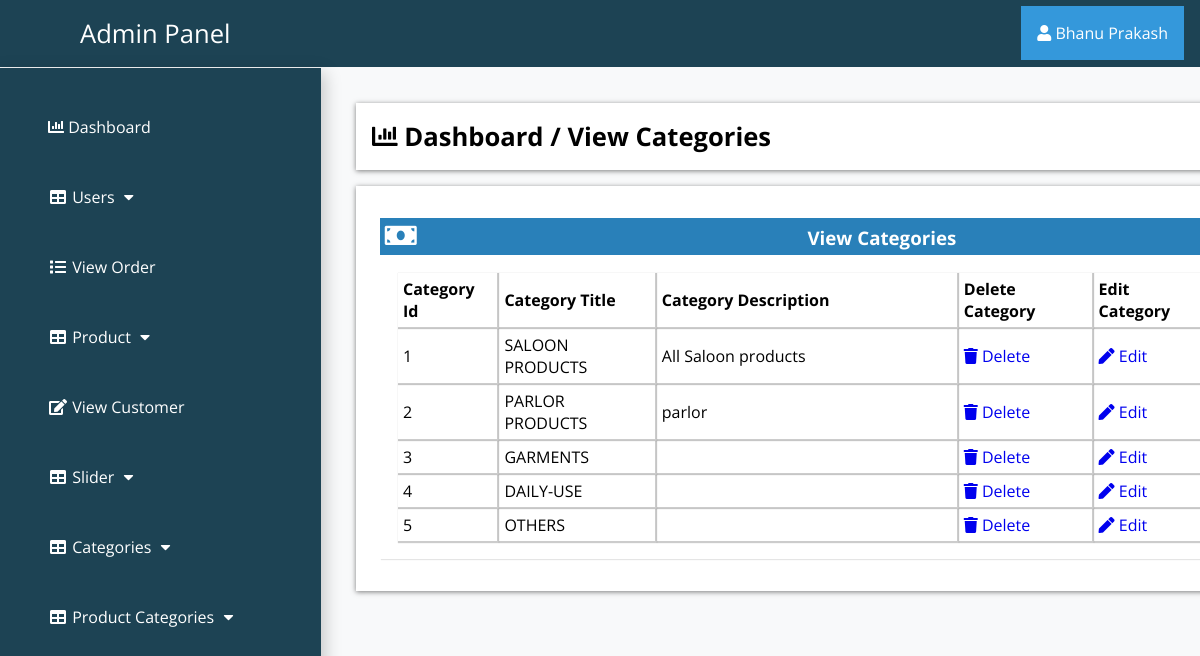
The app's page /admin_area/index.php?view_categories (signed in) with its own data.
### tables this page shows
CREATE TABLE `categories` (
  `cat_id` int(100) NOT NULL,
  `cat_title` text NOT NULL,
  `cat_desc` text NOT NULL
);

### admin_area/view_cat.php (the view)
<?php
if (!isset($_SESSION['admin_email'])) {
	echo "<script>window.open('login.php','_self')</script>";
} else {
?>
	<div class="row">
		<div class="col-lg-12">
			<div class="breadcrump">
				<li class="active">
					<i class="fa fa-bar-chart"></i>
					Dashboard / View Categories
				</li>
			</div>
		</div>
	</div>
	<div class="row">
		<div class="col-lg-12">
			<div class="panel panel-default">
				<div class="panel-heading">
					<h3 class="panel-title">
						<i class="fa fa-money fa-fw"></i>
						View Categories
					</h3>
				</div>
				<div class="panel-body">
					<div class="table-responsive">
						<table class="table table-bordered table-hover table-striped">
							<thead>
								<tr>
									<th>Category Id</th>
									<th>Category Title</th>
									<th>Category Description</th>
									<th>Delete Category</th>
									<th>Edit Category</th>
								</tr>
							</thead>
							<tbody>
								<?php
								$i = 0;
								$get_cats = "select * from categories";
								$run_cats = mysqli_query($con, $get_cats);
								while ($row_cats = mysqli_fetch_array($run_cats)) {
									$cat_id = $row_cats['cat_id'];
									$cat_title = $row_cats['cat_title'];
									$cat_desc = $row_cats['cat_desc'];
									$i++;
								?>
									<tr>
										<td><?php echo $i; ?></td>
										<td><?php echo $cat_title; ?></td>
										<td width="300"><?php echo $cat_desc; ?></td>
										<td>
											<a href="index.php?delete_cat=<?php echo $cat_id; ?>">
												<i class="fa fa-trash"></i> Delete
											</a>
										</td>
										<td>
											<a href="index.php?edit_cat=<?php echo $cat_id; ?>">
												<i class="fa fa-pen"></i> Edit
											</a>
										</td>
									</tr>
								<?php } ?>
							</tbody>
						</table>
					</div>
				</div>
			</div>
		</div>
	<?php } ?>

### admin_area/includes/sidebar.php (shortened to what this page needs)
<?php
if (!isset($_SESSION['admin_email'])) {
  echo "<script>window.open('login.php','_self')</script>";
} else {
?>
  <nav class="navbar-fixed-top">
    <div class="navbar-header">
      <a href="index.php?dashboard" class="navbar-brand"><span>Admin Panel</span></a>
    </div>
    <div class="dropdown">
      <button onclick="myFunction()" class="dropbtn"><i class="fa fa-user"></i> <?php echo $admin_name; ?></a></button>
    </div>
    <div class="collapse navbar-collapse navbar-ex1-collapse">
      <ul class="nav navbar-nav side-nav">
        <li>
          <a href="index.php?dashboard"><i class="fa fa-bar-chart"></i> Dashboard</a>
        </li>
        <li class="button-dropdown">
          <a href="#" class="dropdown-toggle" data-toggle="collapse" data-target="#users"><i class="fa fa-fw fa-table"></i> Users <i class="fa fa-fw fa-caret-down"></i></a>
        </li>
        <li>
          <a href="index.php?view_order">
            <i class="fa fa-fw fa-list"></i> View Order
          </a>
        </li>
        <li class="button-dropdown" id="#products">
          <a href="#" class="dropdown-toggle" data-toggle="collapse" data-target="#products"><i class="fa fa-fw fa-table"></i> Product <i class="fa fa-fw fa-caret-down"></i></a>
        </li>
        <li>
          <a href="index.php?view_customer">
            <i class="fa fa-fw fa-edit"></i> View Customer
          </a>
        </li>
        <li class="button-dropdown">
          <a href="#" class="dropdown-toggle" data-toggle="collapse" data-target="#slider"><i class="fa fa-fw fa-table"></i> Slider <i class="fa fa-fw fa-caret-down"></i></a>
        </li>
        <li class="button-dropdown" id="#category">
          <a href="#" class="dropdown-toggle" data-toggle="collapse" data-target="#category"><i class="fa fa-fw fa-table"></i> Categories <i class="fa fa-fw fa-caret-down"></i></a>
        </li>
        <li class="button-dropdown" id="#products_cat">
          <a href="#" class="dropdown-toggle" data-toggle="collapse" data-target="#products_cat"><i class="fa fa-fw fa-table"></i> Product Categories <i class="fa fa-fw fa-caret-down"></i></a>
        </li>
      </ul>
    </div>
  </nav>
<?php } ?>

### admin_area/css/styles.css (style rules this page uses)
:root { --blue: #2980b9; }
* { font-family: "Open Sans", sans-serif; margin: 0; padding: 0; box-sizing: border-box; text-decoration: none; transition: all 0.2s cubic-bezier(0.37, 1.14, 0.26, 1.24); }
html, body { background-color: rgba(0, 0, 0, 0.1); margin: 0; height: 100vh; overflow: hidden; }
.navbar-fixed-top { background: #1d4354; padding: 1rem; box-shadow: 0px 8px 16px 4px rgba(0, 0, 0, 0.2); }
.navbar-fixed-top a span { margin-left: 4rem; }
.navbar-fixed-top .navbar-brand { font-size: 1.6rem; color: #ffffff; }
.dropbtn { background-color: #3498db; color: white; padding: 16px; font-size: 16px; border: none; cursor: pointer; }
.dropdown { position: relative; display: inline-block; float: right; margin-top: -2.8rem; }
.nav { position: absolute; top: 68px; width: auto; height: 95vh; display: block; background-color: #1d4354; bottom: 0; overflow-y: auto; padding-bottom: 5em; box-shadow: 0px 8px 16px 4px rgba(0, 0, 0, 0.2); margin-left: -1rem; }
.nav > li > a { width: 225px; display: block; color: #ffffff; margin: 3rem; }
.row { width: 77%; background-color: #ffffff; margin: auto; margin-left: 21rem; margin-top: 1rem; padding: 1rem; }
.panel { text-align: left; box-shadow: 1px 1px 1px 0px rgba(0.1, 0.1, 0.1, 0.1); margin: 1rem 0.5rem; background-color: #ffffff; }
.panel-heading .panel-title { background-color: #2980b9; color: #ffffff; padding: 0.3rem; }
.table-responsive .table-striped th { padding: 5px; box-shadow: 1px 1px 1px 1px rgba(0.1, 0.1, 0.1, 0.2); }
.table-responsive .table-striped tbody td { box-shadow: 1px 1px 1px 1px rgba(0.1, 0.1, 0.1, 0.2); padding: 5px; }
.breadcrump .active { font-weight: bold; font-size: 1.6rem; }
.row { list-style: none; box-shadow: 0 1px 5px rgba(0, 0, 0, 0.5); }
.row .fa-money { font-size: 1.6rem; width: 50%; text-align: left; }
.panel-body { display: flex; align-items: center; justify-content: center; padding: 1rem; flex-wrap: wrap; }

### records on screen
categories: cat_title "SALOON PRODUCTS", cat_desc "All Saloon products"
categories: cat_title "PARLOR PRODUCTS", cat_desc "parlor"
categories: cat_title "GARMENTS"
categories: cat_title "DAILY-USE"
categories: cat_title "OTHERS"

### other values on screen
$admin_name "Bhanu Prakash"
